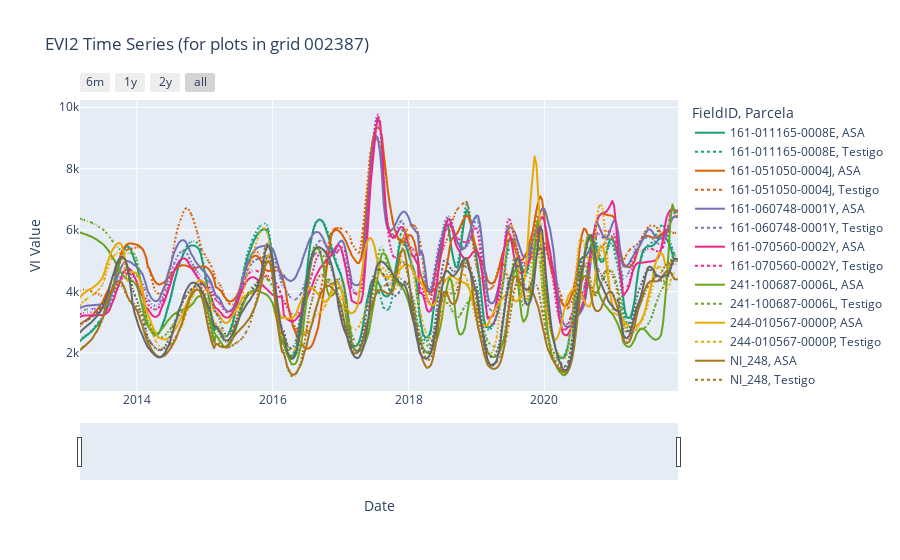

Notebook code cell kept with this figure:
### Code cell
NI_grids = ['002225','002306', '002307', '002386', '002387','002388','002548','002549','002550']
ES_grids = ['001892','001972','002047','002056','002127']
indices = ['evi2', 'kndvi', 'nbr'] #['evi2', 'kndvi', 'gcvi', 'nbr']
best = ['002225','002387','002388','002548','002549']

#####################################

for i in ['002387']:
    temporal_profile(input_dir="/home/downspout-cel/wsa_lc/TS/", grid=i, index_list=['evi2'])
    practices_df = pd.read_csv("/home/downspout-cel/wsa_lc/TS/practices_NI_ES.csv", dtype=str) 
    grid_practice_df = practices_df[practices_df['Grid'] == str(i)]
    practices = pd.pivot(grid_practice_df, index=['ID_Prod','Parcela', 'Nom.Cob'], columns=['Temporada','Ano'], values=['Cultivo'])
    display(practices)

### Figure 1 — Plotly figure (JSON) as saved in the notebook; plotly's stock layout.template omitted (floating-point values rounded to 4 significant figures; data arrays with more than 128 entries replaced by an {"elided": "..."} marker saying what was removed)
{"data": [{"hovertemplate": "FieldID=161-011165-0008E<br>Parcela=ASA<br>Date=%{x}<br>Value=%{y}<extra></extra>", "legendgroup": "161-011165-0008E, ASA", "line": {"color": "rgb(27,158,119)", "dash": "solid"}, "marker": {"symbol": "circle"}, "mode": "lines", "name": "161-011165-0008E, ASA", "showlegend": true, "type": "scattergl", "x": {"elided": "318 str values"}, "xaxis": "x", "y": {"elided": "318 int values"}, "yaxis": "y"}, {"hovertemplate": "FieldID=161-011165-0008E<br>Parcela=Testigo<br>Date=%{x}<br>Value=%{y}<extra></extra>", "legendgroup": "161-011165-0008E, Testigo", "line": {"color": "rgb(27,158,119)", "dash": "dot"}, "marker": {"symbol": "circle"}, "mode": "lines", "name": "161-011165-0008E, Testigo", "showlegend": true, "type": "scattergl", "x": {"elided": "318 str values"}, "xaxis": "x", "y": {"elided": "318 int values"}, "yaxis": "y"}, {"hovertemplate": "FieldID=161-051050-0004J<br>Parcela=ASA<br>Date=%{x}<br>Value=%{y}<extra></extra>", "legendgroup": "161-051050-0004J, ASA", "line": {"color": "rgb(217,95,2)", "dash": "solid"}, "marker": {"symbol": "circle"}, "mode": "lines", "name": "161-051050-0004J, ASA", "showlegend": true, "type": "scattergl", "x": {"elided": "318 str values"}, "xaxis": "x", "y": {"elided": "318 int values"}, "yaxis": "y"}, {"hovertemplate": "FieldID=161-051050-0004J<br>Parcela=Testigo<br>Date=%{x}<br>Value=%{y}<extra></extra>", "legendgroup": "161-051050-0004J, Testigo", "line": {"color": "rgb(217,95,2)", "dash": "dot"}, "marker": {"symbol": "circle"}, "mode": "lines", "name": "161-051050-0004J, Testigo", "showlegend": true, "type": "scattergl", "x": {"elided": "318 str values"}, "xaxis": "x", "y": {"elided": "318 int values"}, "yaxis": "y"}, {"hovertemplate": "FieldID=161-060748-0001Y<br>Parcela=ASA<br>Date=%{x}<br>Value=%{y}<extra></extra>", "legendgroup": "161-060748-0001Y, ASA", "line": {"color": "rgb(117,112,179)", "dash": "solid"}, "marker": {"symbol": "circle"}, "mode": "lines", "name": "161-060748-0001Y, ASA", "showlegend": true, "type": "scattergl", "x": {"elided": "318 str values"}, "xaxis": "x", "y": {"elided": "318 int values"}, "yaxis": "y"}, {"hovertemplate": "FieldID=161-060748-0001Y<br>Parcela=Testigo<br>Date=%{x}<br>Value=%{y}<extra></extra>", "legendgroup": "161-060748-0001Y, Testigo", "line": {"color": "rgb(117,112,179)", "dash": "dot"}, "marker": {"symbol": "circle"}, "mode": "lines", "name": "161-060748-0001Y, Testigo", "showlegend": true, "type": "scattergl", "x": {"elided": "318 str values"}, "xaxis": "x", "y": {"elided": "318 int values"}, "yaxis": "y"}, {"hovertemplate": "FieldID=161-070560-0002Y<br>Parcela=ASA<br>Date=%{x}<br>Value=%{y}<extra></extra>", "legendgroup": "161-070560-0002Y, ASA", "line": {"color": "rgb(231,41,138)", "dash": "solid"}, "marker": {"symbol": "circle"}, "mode": "lines", "name": "161-070560-0002Y, ASA", "showlegend": true, "type": "scattergl", "x": {"elided": "318 str values"}, "xaxis": "x", "y": {"elided": "318 int values"}, "yaxis": "y"}, {"hovertemplate": "FieldID=161-070560-0002Y<br>Parcela=Testigo<br>Date=%{x}<br>Value=%{y}<extra></extra>", "legendgroup": "161-070560-0002Y, Testigo", "line": {"color": "rgb(231,41,138)", "dash": "dot"}, "marker": {"symbol": "circle"}, "mode": "lines", "name": "161-070560-0002Y, Testigo", "showlegend": true, "type": "scattergl", "x": {"elided": "318 str values"}, "xaxis": "x", "y": {"elided": "318 int values"}, "yaxis": "y"}, {"hovertemplate": "FieldID=241-100687-0006L<br>Parcela=ASA<br>Date=%{x}<br>Value=%{y}<extra></extra>", "legendgroup": "241-100687-0006L, ASA", "line": {"color": "rgb(102,166,30)", "dash": "solid"}, "marker": {"symbol": "circle"}, "mode": "lines", "name": "241-100687-0006L, ASA", "showlegend": true, "type": "scattergl", "x": {"elided": "318 str values"}, "xaxis": "x", "y": {"elided": "318 int values"}, "yaxis": "y"}, {"hovertemplate": "FieldID=241-100687-0006L<br>Parcela=Testigo<br>Date=%{x}<br>Value=%{y}<extra></extra>", "legendgroup": "241-100687-0006L, Testigo", "line": {"color": "rgb(102,166,30)", "dash": "dot"}, "marker": {"symbol": "circle"}, "mode": "lines", "name": "241-100687-0006L, Testigo", "showlegend": true, "type": "scattergl", "x": {"elided": "318 str values"}, "xaxis": "x", "y": {"elided": "318 int values"}, "yaxis": "y"}, {"hovertemplate": "FieldID=244-010567-0000P<br>Parcela=ASA<br>Date=%{x}<br>Value=%{y}<extra></extra>", "legendgroup": "244-010567-0000P, ASA", "line": {"color": "rgb(230,171,2)", "dash": "solid"}, "marker": {"symbol": "circle"}, "mode": "lines", "name": "244-010567-0000P, ASA", "showlegend": true, "type": "scattergl", "x": {"elided": "318 str values"}, "xaxis": "x", "y": {"elided": "318 int values"}, "yaxis": "y"}, {"hovertemplate": "FieldID=244-010567-0000P<br>Parcela=Testigo<br>Date=%{x}<br>Value=%{y}<extra></extra>", "legendgroup": "244-010567-0000P, Testigo", "line": {"color": "rgb(230,171,2)", "dash": "dot"}, "marker": {"symbol": "circle"}, "mode": "lines", "name": "244-010567-0000P, Testigo", "showlegend": true, "type": "scattergl", "x": {"elided": "318 str values"}, "xaxis": "x", "y": {"elided": "318 int values"}, "yaxis": "y"}, {"hovertemplate": "FieldID=NI_248<br>Parcela=ASA<br>Date=%{x}<br>Value=%{y}<extra></extra>", "legendgroup": "NI_248, ASA", "line": {"color": "rgb(166,118,29)", "dash": "solid"}, "marker": {"symbol": "circle"}, "mode": "lines", "name": "NI_248, ASA", "showlegend": true, "type": "scattergl", "x": {"elided": "318 str values"}, "xaxis": "x", "y": {"elided": "318 int values"}, "yaxis": "y"}, {"hovertemplate": "FieldID=NI_248<br>Parcela=Testigo<br>Date=%{x}<br>Value=%{y}<extra></extra>", "legendgroup": "NI_248, Testigo", "line": {"color": "rgb(166,118,29)", "dash": "dot"}, "marker": {"symbol": "circle"}, "mode": "lines", "name": "NI_248, Testigo", "showlegend": true, "type": "scattergl", "x": {"elided": "318 str values"}, "xaxis": "x", "y": {"elided": "318 int values"}, "yaxis": "y"}, {"hovertemplate": "FieldID=NI_258<br>Parcela=ASA<br>Date=%{x}<br>Value=%{y}<extra></extra>", "legendgroup": "NI_258, ASA", "line": {"color": "rgb(102,102,102)", "dash": "solid"}, "marker": {"symbol": "circle"}, "mode": "lines", "name": "NI_258, ASA", "showlegend": true, "type": "scattergl", "x": {"elided": "318 str values"}, "xaxis": "x", "y": {"elided": "318 int values"}, "yaxis": "y"}, {"hovertemplate": "FieldID=NI_258<br>Parcela=Testigo<br>Date=%{x}<br>Value=%{y}<extra></extra>", "legendgroup": "NI_258, Testigo", "line": {"color": "rgb(102,102,102)", "dash": "dot"}, "marker": {"symbol": "circle"}, "mode": "lines", "name": "NI_258, Testigo", "showlegend": true, "type": "scattergl", "x": {"elided": "318 str values"}, "xaxis": "x", "y": {"elided": "318 int values"}, "yaxis": "y"}], "layout": {"legend": {"title": {"text": "FieldID, Parcela"}, "tracegroupgap": 0}, "title": {"text": "EVI2 Time Series (for plots in grid 002387)"}, "xaxis": {"anchor": "y", "domain": [0, 1], "rangeselector": {"buttons": [{"count": 6, "label": "6m", "step": "month", "stepmode": "backward"}, {"count": 1, "label": "1y", "step": "year", "stepmode": "backward"}, {"count": 2, "label": "2y", "step": "year", "stepmode": "backward"}, {"step": "all"}]}, "rangeslider": {"visible": true}, "title": {"text": "Date"}}, "yaxis": {"anchor": "x", "domain": [0, 1], "title": {"text": "VI Value"}}}}
